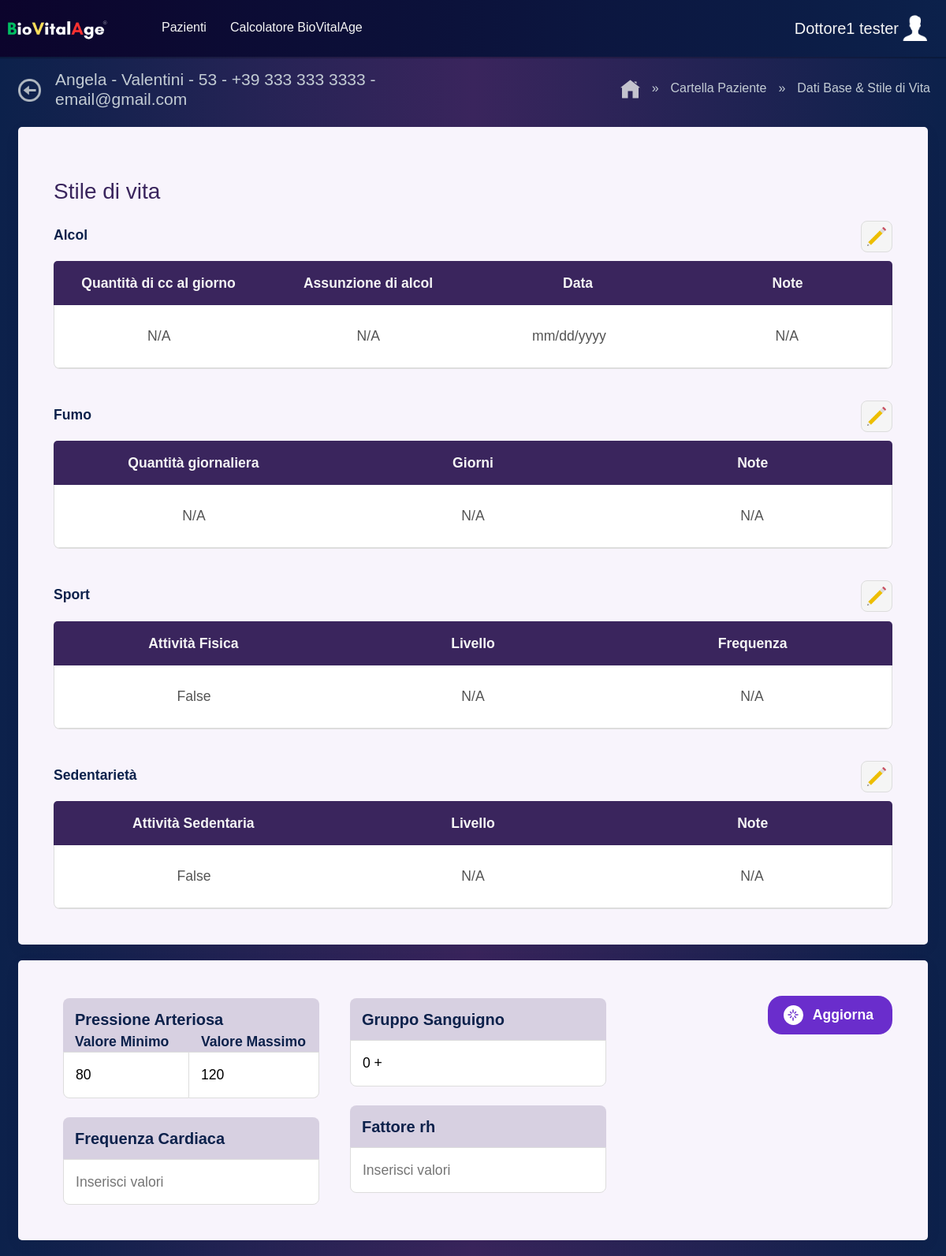
The app's page /DatiBase/64/ (signed in) with its own data.
### BioVitalAge/models.py (models this page shows, shortened)
class UtentiRegistratiCredenziali(models.Model):
    nome = models.CharField(max_length=100)
    cognome = models.CharField(max_length=100)
    email = models.CharField(max_length=100, null=True)
    password = models.CharField(max_length=24, null=True)
    def __str__(self):
        return f'{self.nome} {self.cognome}'

class TabellaPazienti(models.Model):
    dottore = models.ForeignKey(
        UtentiRegistratiCredenziali,
        on_delete=models.CASCADE,
        related_name='pazienti',
        null=True
    )
    name = models.CharField(max_length=50, null=True, blank=True)
    surname = models.CharField(max_length=50, null=True, blank=True)
    email = models.CharField(max_length=100, null=True, blank=True)
    phone = models.CharField(max_length=20, null=True, blank=True)
    dob = models.DateField(null=True, blank=True)
    gender = models.CharField(max_length=1, null=True, blank=True, choices=[('M', 'Male'), ('F', 'Female')])
    cap = models.CharField(max_length=5, null=True, blank=True)
    province = models.CharField(max_length=100, null=True, blank=True)
    place_of_birth = models.CharField(max_length=100, null=True, blank=True)
    codice_fiscale = models.CharField(max_length=16, null=True, blank=True, unique=True)
    chronological_age = models.IntegerField(null=True, blank=True)
    blood_group = models.CharField(max_length=3, null=True, blank=True)
    rh_factor = models.CharField(max_length=3, null=True, blank=True)
    pressure_min = models.CharField(max_length=100, null=True, blank=True)
    pressure_max = models.CharField(max_length=100, null=True, blank=True)
    heart_rate = models.CharField(max_length=100, null=True, blank=True)
    associate_staff = models.CharField(max_length=100, null=True, blank=True)
    lastVisit = models.DateField(null=True, blank=True)
    upcomingVisit = models.DateField(null=True, blank=True)
    grasso = models.CharField(max_length=100, null=True, blank=True)
    acqua = models.CharField(max_length=100, null=True, blank=True)
    massa_muscolare = models.CharField(max_length=100, null=True, blank=True)
    massa_ossea = models.CharField(max_length=100, null=True, blank=True)
    bmr = models.CharField(max_length=100, null=True, blank=True)
    eta_metabolica = models.CharField(max_length=100, null=True, blank=True)
    grasso_viscerale = models.CharField(max_length=100, null=True, blank=True)
    whr = models.CharField(max_length=100, null=True, blank=True)
    whtr = models.CharField(max_length=100, null=True, blank=True)
    punteggio_fisico = models.CharField(max_length=100, null=True, blank=True)
    height = models.FloatField(help_text="Height in cm", null=True)
    weight = models.FloatField(help_text="Weight in kg", null=True)
    bmi = models.FloatField(help_text="Body Mass Index", null=True)
    bmi_detection_date = models.DateField( null=True)
    girth_value = models.FloatField(help_text="Girth value in cm", null=True)
    girth_notes = models.TextField(blank=True, null=True)
    girth_date = models.DateField( null=True)
    alcol = models.IntegerField(null=True, blank=True)
    alcol_type = models.CharField(max_length=255, null=True, blank=True)
    data_alcol = models.DateField(null=True, blank=True)
    alcol_frequency = models.CharField(max_length=255, null=True, blank=True)
    smoke = models.IntegerField(null=True, blank=True)
    smoke_frequency = models.CharField(max_length=100, blank=True, null=True)
    reduced_intake = models.CharField(max_length=100, blank=True, null=True)
    sport = models.CharField(default=False, max_length=100, null=True)
    sport_livello = models.CharField(max_length=100, blank=True, null=True)
    sport_frequency = models.CharField(max_length=100, blank=True, null=True)
    attivita_sedentaria = models.CharField(default=False, max_length=100, null=True)
    livello_sedentarieta = models.CharField(max_length=100, blank=True, null=True)
    sedentarieta_nota = models.TextField(blank=True, null=True)

### BioVitalAge/views.py (the view, shortened to what this page needs)
# urls.py: path("DatiBase/<int:id>/", views.DatiBaseView.as_view(), name="dati_base"),
class DatiBaseView(View):
    def get(self, request, id):
        persona = get_object_or_404(TabellaPazienti, id=id)
        dottore_id = request.session.get('dottore_id')
        dottore = get_object_or_404(UtentiRegistratiCredenziali, id=dottore_id)
        context = {
            'persona': persona,
            'dottore' : dottore
        }
        return render(request, "includes/dati_base.html", context)

### BioVitalAge/templates/includes/dati_base.html (shortened to what this page needs)
{% load static %}
<!DOCTYPE html>
<html lang="en">
  <head>
    <link rel="stylesheet" href="{% static 'includes/css/Componenti.css' %}">
    <link rel="stylesheet" href="{% static 'includes/css/dati_base.css' %}" />
    <link
      href="https://cdn.jsdelivr.net/npm/bootstrap@5.3.0-alpha1/dist/css/bootstrap.min.css"
      rel="stylesheet"
    />
  </head>
  <body>
    {% include 'components/navBar.html' %}
    <main>
      <div class="main-title-nav">
        <div class="back-tittle">
          <a id="back" href="{% url 'cartella_paziente' persona.id %}"><img src="{% static 'includes/icone/arrowBack.png' %}" alt="back_ico" title="Back to folder"></a>
          <h2 class="main-welcome-title">
            {{ persona.name }} -
            {{ persona.surname }} -
            {{ persona.chronological_age }}
            {% if persona.phone and persona.email %}
              - {{ persona.phone }} - {{ persona.email }}
            {% endif %}
          </h2>
        </div>
        <div class="main-menu-trace">
          <a href="{% url 'HomePage' %}">
            <img src="{% static 'includes/icone/homePage.png' %}" alt="Home Page" title="Home Page"/>
          </a>
          <span>»</span>
          <span>Cartella Paziente</span>
          <span>»</span>
          <span>Dati Base & Stile di Vita</span>
        </div>
      </div>
      <section class="container_data table_data">
        <h3 style="margin-top: 20px; margin-bottom: -20px;">Stile di vita</h3>
        <form id="datiBaseForm2" method="POST">
            <div class="table-title-tools">
              <p class="table-title">Alcol</p>
              <div class="container-menu">
                <button title="Apri Menu" type="button" class="tools-table" onclick="this.title === 'Salva le modifiche' ? closeMenuTools('menu-3') : openMenuTools('menu-3')"><img src="{% static 'includes/icone/modify.png' %}" alt="Apri Menu"></button>
              </div>
            </div>
            <div class="table-container">
              <div class="table-header">
                <p>Quantità di cc al giorno</p>
                <p>Assunzione di alcol</p>
                <p>Data</p>
                <p>Note</p>
              </div>
              <div class="table-content">
                <div class="riga-container">
                  <p> <input name="alcol" type="text" value="{{ persona.alcol|default:'N/A' }}" disabled> </p>
                  <p> <input name="alcol_type" type="text" value="{{ persona.alcol_type|default:'N/A' }}" disabled> </p>
                  <p> <input name="data_alcol" type="date" value="{{ persona.data_alcol|date:'Y-m-d'|default:'N/A' }}" disabled> </p>
                  <p> <input name="alcol_frequency" type="text" value="{{ persona.alcol_frequency|default:'N/A' }}" disabled> </p>
                </div>
              </div>
            </div>
        </form>
        <form id="datiBaseForm3" method="POST">
            <div class="table-title-tools">
              <p class="table-title">Fumo</p>
              <div class="container-menu">
                <button title="Apri Menu" type="button" class="tools-table" onclick="this.title === 'Salva le modifiche' ? closeMenuTools('menu-4') : openMenuTools('menu-4')"><img src="{% static 'includes/icone/modify.png' %}" alt="Apri Menu"></button>
              </div>
            </div>
            <div class="table-container">
              <div class="table-header">
                <p>Quantità giornaliera</p>
                <p>Giorni</p>
                <p>Note</p>
              </div>
              <div class="table-content">
                <div class="riga-container">
                  <p> <input name="smoke" type="text" value="{{ persona.smoke|default:'N/A' }}" disabled> </p>
                  <p> <input name="smoke_frequency" type="text" value="{{ persona.smoke_frequency|default:'N/A' }}" disabled> </p>
                  <p> <input name="reduced_intake" type="text" value="{{ persona.reduced_intake|default:'N/A' }}" disabled> </p>
                </div>
              </div>
            </div>
        </form>
        <form id="datiBaseForm4" method="POST">
            <div class="table-title-tools">
              <p class="table-title">Sport</p>
              <div class="container-menu">
                <button title="Apri Menu" class="tools-table" type="button" onclick="this.title === 'Salva le modifiche' ? closeMenuTools('menu-5') : openMenuTools('menu-5')"><img src="{% static 'includes/icone/modify.png' %}" alt="Apri Menu"></button>
              </div>
            </div>
            <div class="table-container">
              <div class="table-header">
                <p>Attività Fisica</p>
                <p>Livello</p>
                <p>Frequenza</p>
              </div>
              <div class="table-content">
                <div class="riga-container">
                  <p> <input name="sport" type="text" value="{{ persona.sport|default:'N/A' }}" disabled> </p>
                  <p> <input name="sport_livello" type="text" value="{{ persona.sport_livello|default:'N/A' }}" disabled> </p>
                  <p> <input name="sport_frequency" type="text" value="{{ persona.sport_frequency|default:'N/A' }}" disabled> </p>
                </div>
              </div>
            </div>
        </form>
        <form id="datiBaseForm5" method="POST">
            <div class="table-title-tools">
              <p class="table-title">Sedentarietà</p>
              <div class="container-menu">
                <button title="Apri Menu" type="button" class="tools-table" title="Apri Menu" onclick="this.title === 'Salva le modifiche' ? closeMenuTools('menu-6') : openMenuTools('menu-6')"><img src="{% static 'includes/icone/modify.png' %}" alt="Apri Menu"></button>
              </div>
            </div>
            <div class="table-container">
              <div class="table-header">
                <p>Attività Sedentaria</p>
                <p>Livello</p>
                <p>Note</p>
              </div>
              <div class="table-content">
                <div class="riga-container">
                  <p> <input name="attivita_sedentaria" type="text" value="{{ persona.attivita_sedentaria|default:'N/A' }}" disabled> </p>
                  <p> <input name="livello_sedentarieta" type="text" value="{{ persona.livello_sedentarieta|default:'N/A' }}" disabled> </p>
                  <p> <input name="sedentarieta_nota" type="text" value="{{ persona.sedentarieta_nota|default:'N/A' }}" disabled> </p>
                </div>
              </div>
            </div>
        </form>
      </section>
      <section class="container_data blood_data">
        <div class="container-blood-input">
          <div class="column">
            <div class="container mb-4">
              <h3>Pressione Arteriosa</h3>
              <div class="container-pressure d-flex">
                <div class="val-min">
                  <span>Valore Minimo</span>
                  <input class="w-100" type="text" placeholder="Inserisci valori minimi" readonly id="pressure_min" value="{{ persona.pressure_min|default:'' }}" data-patient-id="{{ persona.id }}" />
                </div>
                <div class="val-max">
                  <span>Valore Massimo</span>
                  <input type="text" class="w-100" placeholder="Inserisci valori massimi" readonly id="pressure_max" value="{{ persona.pressure_max|default:'' }}" data-patient-id="{{ persona.id }}" />
                </div>
              </div>
            </div>
            <div class="container">
              <h3>Frequenza Cardiaca</h3>
              <input type="text" placeholder="Inserisci valori" readonly id="heart_rate" value="{{ persona.heart_rate|default:'' }}"
                data-patient-id="{{ persona.id }}" />
            </div>
          </div>
          <div class="column">
            <div class="container mb-4">
              <h3>Gruppo Sanguigno</h3>
              <input type="text" readonly placeholder="Inserisci valori" id="blood_group" value="{{ persona.blood_group|default:'' }}" data-patient-id="{{ persona.id }}"/>
            </div>
            <div class="container">
                <h3>Fattore rh</h3>
                <input type="text" readonly placeholder="Inserisci valori" id="rh" value="{{ persona.rh_factor|default:'' }}" data-patient-id="{{ persona.id }}"/>
            </div>
          </div>
        </div>
        <button class="button" id="btn_blood_group">
          <span class="button__icon-wrapper">
            <svg
            viewBox="0 0 14 15"
            fill="none"
            xmlns="http://www.w3.org/2000/svg"
            class="button__icon-svg"
            width="14"
          >
            <path
              d="M7 1V4M7 11V14M1 7H4M10 7H13M3.5 3.5L5 5M9 9L10.5 10.5M3.5 10.5L5 9M9 5L10.5 3.5"
              stroke="currentColor"
              stroke-width="1.5"
              stroke-linecap="round"
              stroke-linejoin="round"
            />
          </svg>
          </span>
          Aggiorna
        </button>
      </section>
    </main>
  </body>
</html>

### BioVitalAge/templates/components/navBar.html (shortened to what this page needs)
{% load static %}
<header>
    <nav class="col-md-12 d-flex justify-content-between align-items-center nav-bar">
        <div class="col-md-2 d-flex nav-bar-logo">
            <a href="{% url 'HomePage' %}">
                <img src="{% static 'includes/icone/Logo.png' %}" alt="logo_img" title="BioVitalAge®" />
            </a>
        </div>
        <div class="col-md-8 nav-bar-linkage">
            <a href="{% url 'Risultati' %}"
                class="{% if request.resolver_match.url_name == 'Risultati' %}active-link{% endif %}">
                Pazienti
            </a>
            <a href="{% url 'Calcolatore' %}"
                class="{% if request.resolver_match.url_name == 'Calcolatore' %}active-link{% endif %}">
                Calcolatore BioVitalAge
            </a>
        </div>
        <div class="col-md-2 nav-bar-user">
            <h3>{{ dottore }}</h3>
            <div class="img-container-user-nav-bar">
                <img id="userImg" src="{% static 'includes/icone/username.png' %}" alt="user">
            </div>
        </div>
    </nav>
</header>

### BioVitalAge/static/includes/css/dati_base.css (style rules this page uses)
.container_data { display: flex; flex-direction: column; color: #0c214b; gap: 20px; padding: 45px; font-size: 1.1rem; background: var(--card-color); box-shadow: 0 5px 20px rgba(0, 0, 0, 0.05); border-radius: 5px; margin: 20px 23px; }
.riga-container p:first-of-type { border-left: none; }
.table_data { margin-top: 25px; }
.table-title { margin-bottom: 20px; font-weight: bold; color: var(--dark2); }
.table-title:nth-child(1) { margin-top: 25px; }
.table_data h3 { color: var(--contrast-color); }
.table-title-tools { display: flex; justify-content: space-between; }
.container-menu { display: flex; gap: 15px; }
.tools-table { border: 1px solid #ddd; border-radius: 8px; height: 40px; width: 40px; background-color: var(--tittle1); margin-top: 20px; display: flex; justify-content: center; align-items: center; }
.tools-table img { height: 30px; width: 30px; transition: transform 0.3s ease-in-out; }
.riga-container input { border: none; text-align: center; background-color: inherit; width: 100%; height: 100%; outline: none; }
.blood_data { display: flex; flex-direction: row; justify-content: space-between; align-items: baseline; }
.container-blood-input { display: flex; justify-content: space-between; gap: 15px; width: 67%; }
.container-blood-input input { outline: none; cursor: not-allowed; }
.container-pressure { margin-top: -0.7rem; }
#pressure_min { border-radius: 0px 0px 0px 8px; }
.val-min span { font-weight: bold; margin-left: 15px; }
#pressure_max { border-radius: 0px 0px 8px 0px; border-left: none; }
.val-max span { font-weight: bold; margin-left: 15px; }
.column { flex: 1; min-width: 0; }
.container { display: flex; flex-direction: column; }
.container h3 { background-color: var(--contrast-color-shadow); padding: 15px; padding-bottom: 30px; font-size: 20px; font-weight: bold; border-radius: 8px 8px 0px 0px; margin-bottom: -1rem; }
.container input { border-radius: 0px 0px 8px 8px; border: 1px solid #ddd; padding: 15px; }

### records on screen
UtentiRegistratiCredenziali: nome+cognome "Dottore1 tester"
TabellaPazienti: name "Angela", surname "Valentini", chronological_age "53", phone "+39 333 333 3333", email "email@gmail.com", alcol "N/A", alcol_type "N/A", alcol_frequency "N/A", smoke "N/A", smoke_frequency "N/A", reduced_intake "N/A", sport "False", sport_livello "N/A", sport_frequency "N/A", attivita_sedentaria "False", livello_sedentarieta "N/A", sedentarieta_nota "N/A", pressure_min "80", pressure_max "120", blood_group "0 +"
